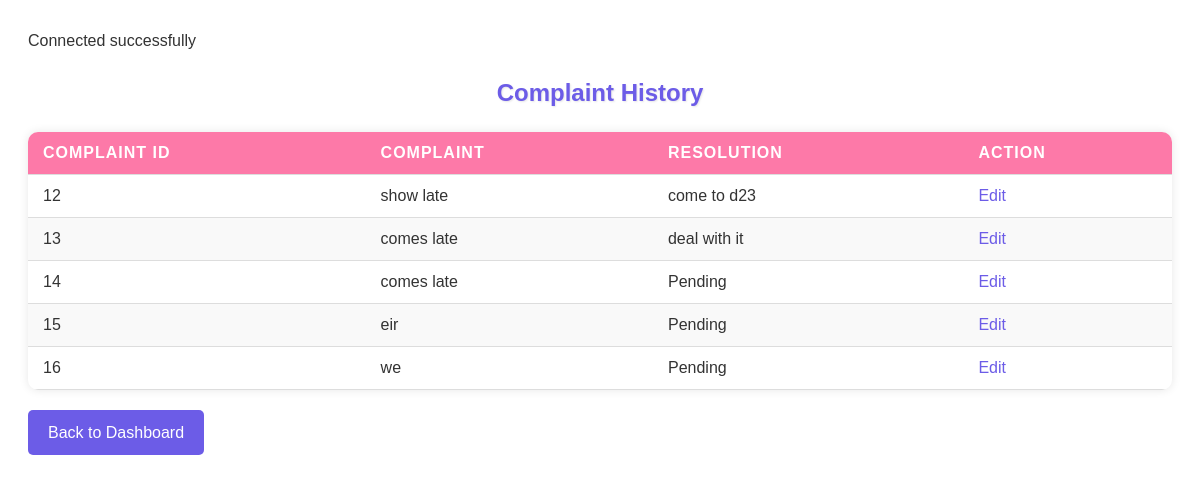
/complaint_history.php (signed in), run on the app's committed database.
### tables this page shows
CREATE TABLE `resolutions` (
  `id` int(11) NOT NULL,
  `complaintno` int(11) DEFAULT NULL,
  `resolution` text DEFAULT NULL,
  `resolution_date` timestamp NOT NULL DEFAULT current_timestamp()
);

CREATE TABLE `complaints` (
  `complaintno` int(11) NOT NULL,
  `complaintfile` varchar(255) DEFAULT NULL,
  `name` varchar(100) NOT NULL,
  `complaint` varchar(200) NOT NULL,
  `id` int(11) NOT NULL
);

### complaint_history.php (the view, shortened to what this page needs)
<?php
$servername = 'localhost';
$username = 'root';
$password = '';
$database = 'project';
$conn = new mysqli($servername, $username, $password, $database);
if (isset($_SESSION['email'])) {
    $user_email = $_SESSION['email'];
} else {
    echo "Error: User email not found in session.";
    exit;
}
$sql = "SELECT c.complaintno, c.complaint, r.resolution
        FROM complaints c
        LEFT JOIN resolutions r ON c.complaintno = r.complaintno
        JOIN registration reg ON c.id = reg.id
        WHERE reg.Email = ?";
$stmt = $conn->prepare($sql);
$stmt->bind_param("s", $user_email);
$stmt->execute();
$result = $stmt->get_result();
if ($result === false) {
    echo "Error: " . $conn->error;
} else {
    ?>
<!DOCTYPE html>
<html lang="en">
<head>
</head>
<body>
    <h2>Complaint History</h2>
    <table>
        <thead>
            <tr>
                <th>Complaint ID</th>
                <th>Complaint</th>
                <th>Resolution</th>
                <th>Action</th>
            </tr>
        </thead>
        <tbody>
            <?php
            if ($result->num_rows > 0) {
                while ($row = $result->fetch_assoc()) {
                    echo "<tr>";
                    echo "<td>" . htmlspecialchars($row["complaintno"]) . "</td>";
                    echo "<td>" . htmlspecialchars($row["complaint"]) . "</td>";
                    echo "<td>" . (empty($row["resolution"]) ? "Pending" : htmlspecialchars($row["resolution"])) . "</td>";
                    echo "<td><a href='edit_complaint.php?id=" . htmlspecialchars($row["complaintno"]) . "' class='edit-link'>Edit</a></td>";
                    echo "</tr>";
                }
            } else {
                echo "<tr><td colspan='4'>No complaints found.</td></tr>";
            }
            ?>
        </tbody>
    </table>
    <a href='dashboard.php' class="back-link">Back to Dashboard</a>
</body>
</html>
<?php
}
?>

### complaint_history.php (style rules this page uses)
body { font-family: 'Arial', sans-serif; background-color: white; color: #333; line-height: 1.6; padding: 20px; }
h2 { text-align: center; color: #6c5ce7; text-shadow: 1px 1px 2px rgba(0,0,0,0.1); }
table { width: 100%; border-collapse: collapse; background-color: #fff; box-shadow: 0 0 10px rgba(0, 0, 0, 0.1); border-radius: 10px; overflow: hidden; }
th, td { padding: 12px 15px; text-align: left; border-bottom: 1px solid #ddd; }
th { background-color: #fd79a8; color: white; text-transform: uppercase; letter-spacing: 1px; }
tr:nth-child(even) { background-color: #f9f9f9; }
.back-link { display: inline-block; margin-top: 20px; padding: 10px 20px; background-color: #6c5ce7; color: white; text-decoration: none; border-radius: 5px; transition: background-color 0.3s ease; }
.edit-link { color: #6c5ce7; text-decoration: none; }

### data on the page
resolutions: complaintno.complaintno "12", complaintno.complaint "show late", resolution "come to d23"
resolutions: complaintno.complaintno "13", complaintno.complaint "comes late", resolution "deal with it"
complaints: complaintno "14", complaint "comes late", shows "Pending"
complaints: complaintno "15", complaint "eir", shows "Pending"
complaints: complaintno "16", complaint "we", shows "Pending"
